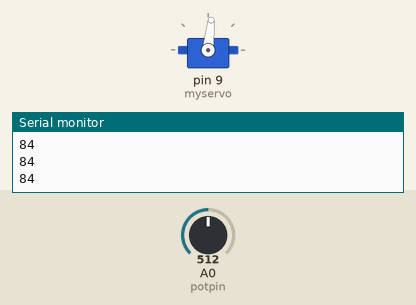
Recording of a sketch running on a simulated Arduino Uno, built with avr-gcc and run on an emulated ATmega328P. Parts: servo, the last lines printed to the serial monitor. Inputs (shaded band) come from the test bench; at power-on: A0 (potpin) = 512.

Above: at 1.2 s.
1.3 s: A0 (potpin) set to 716
At 2.5 s:
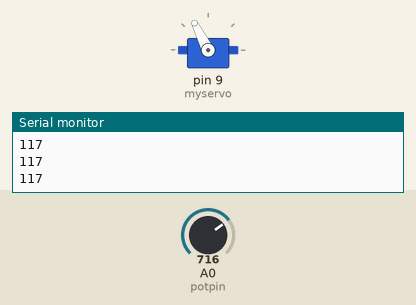
2.8 s: A0 (potpin) set to 900
At 4.0 s:
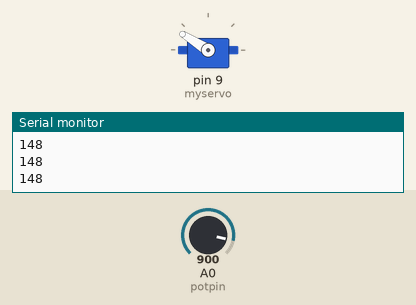
4.3 s: A0 (potpin) set to 1023
At 5.0 s:
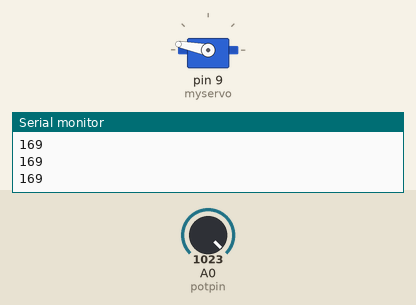
5.8 s: A0 (potpin) set to 306
At 7.0 s:
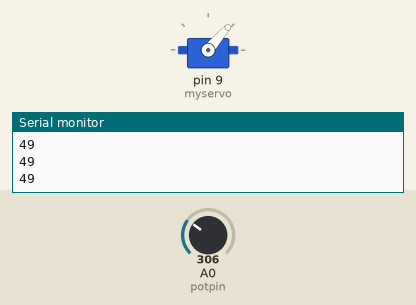
7.3 s: A0 (potpin) set to 122
At 8.4 s:
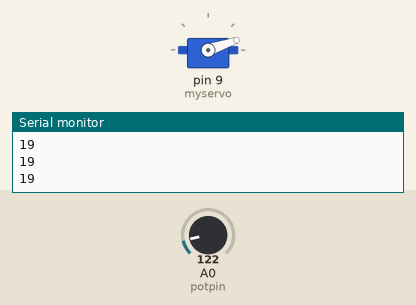
Timing chart, 0 to 9.8 s (numbered marks = the images above; inputs shaded):
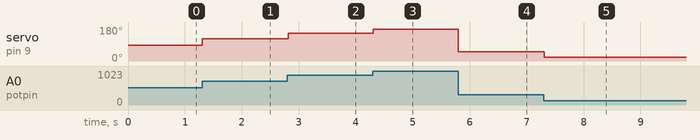

Measured:
- after the input at 1.3 s, servo on pin 9 (myservo): 84° → 117° at once
- after the input at 2.8 s, servo on pin 9 (myservo): 117° → 148° at once
- after the input at 4.3 s, servo on pin 9 (myservo): 148° → 169° at once
- after the input at 5.8 s, servo on pin 9 (myservo): 169° → 49° at once
- after the input at 7.3 s, servo on pin 9 (myservo): 49° → 19° at once

The sketch:

Test-by-serial-servo_by_Knob.ino
```cpp
/*
 --- TEST A SERVO WITH A KNOB AND READS POSITION VIA SERIAL FOR ARDUINO ---

 Controlling a servo position using a potentiometer (variable resistor)
 by Michal Rinott <http://people.interaction-ivrea.it/m.rinott>

 modified on 8 Nov 2013
 by Scott Fitzgerald
 http://arduino.cc/en/Tutorial/Knob

 Modified on 22nd Apr 2015
 by Francisco Dominguez
 See projects at https://github.com/fdominguezr

 Now Arduino:
 reads Knob position via Analog 0
 writes normalized value of position in degrees via serial
 moves a servo via digital 9

*/

#include <Servo.h>

Servo myservo;  // create servo object to control a servo

int potpin = 0;  // analog pin used to connect the potentiometer
int val;    // variable to read the value from the analog pin

void setup()
{
  myservo.attach(9);  // attaches the servo on pin 9 to the servo object
   Serial.begin(9600);
}

void loop()
{
  val = analogRead(potpin);            // reads the value of the potentiometer (value between 0 and 1023)
  val = map(val, 0, 1023, -1, 169);     // scale it to use it with the servo (value between 0 and 180)
  Serial.println(val);
  myservo.write(val);                  // sets the servo position according to the scaled value
  delay(15);                           // waits for the servo to get there
}
```
